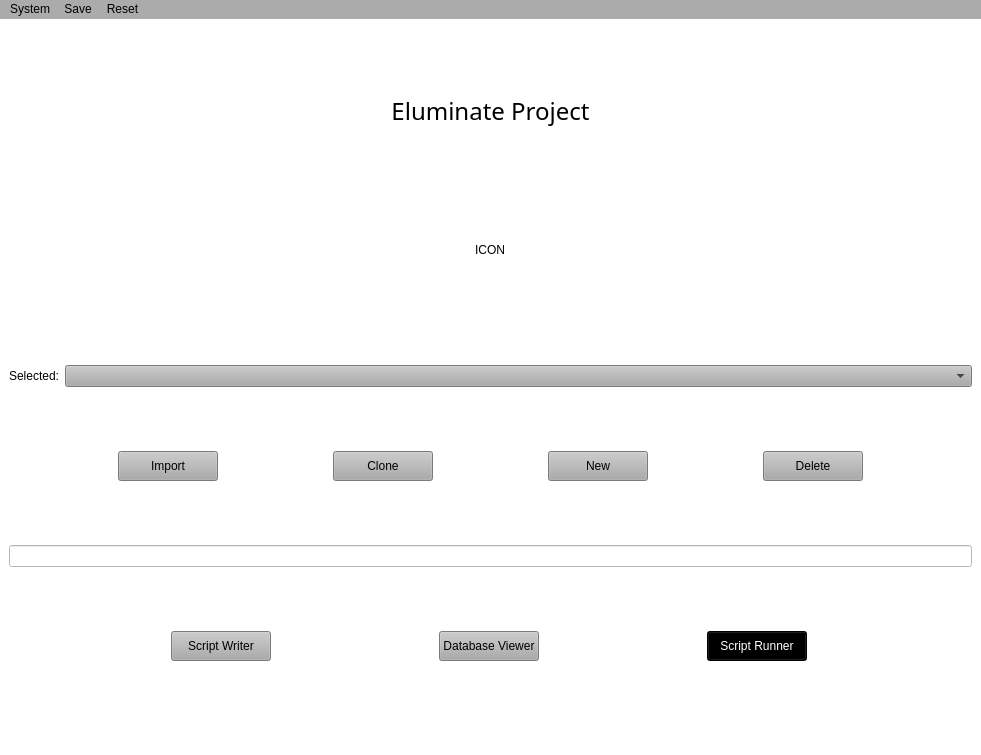
<?xml version="1.0" encoding="UTF-8"?>
<ui version="4.0">
 <class>MainWindow</class>
 <widget class="QMainWindow" name="MainWindow">
  <property name="geometry">
   <rect>
    <x>0</x>
    <y>0</y>
    <width>981</width>
    <height>755</height>
   </rect>
  </property>
  <property name="windowTitle">
   <string>MainWindow</string>
  </property>
  <property name="styleSheet">
   <string notr="true">background-color: rgb(255, 255, 255);
color: rgb(0, 0, 0);</string>
  </property>
  <widget class="QWidget" name="centralwidget">
   <layout class="QVBoxLayout" name="verticalLayout">
    <item>
     <widget class="QLabel" name="label_3">
      <property name="maximumSize">
       <size>
        <width>16777215</width>
        <height>50</height>
       </size>
      </property>
      <property name="font">
       <font>
        <family>Impact</family>
        <pointsize>18</pointsize>
        <weight>50</weight>
        <bold>false</bold>
       </font>
      </property>
      <property name="text">
       <string>Eluminate Project</string>
      </property>
      <property name="alignment">
       <set>Qt::AlignCenter</set>
      </property>
     </widget>
    </item>
    <item>
     <layout class="QHBoxLayout" name="horizontalLayout_5">
      <property name="bottomMargin">
       <number>1</number>
      </property>
      <item>
       <widget class="QLabel" name="label_2">
        <property name="maximumSize">
         <size>
          <width>100</width>
          <height>100</height>
         </size>
        </property>
        <property name="text">
         <string>ICON</string>
        </property>
        <property name="alignment">
         <set>Qt::AlignCenter</set>
        </property>
       </widget>
      </item>
     </layout>
    </item>
    <item>
     <layout class="QHBoxLayout" name="horizontalLayout_3">
      <item>
       <widget class="QLabel" name="label">
        <property name="maximumSize">
         <size>
          <width>50</width>
          <height>50</height>
         </size>
        </property>
        <property name="text">
         <string>Selected:</string>
        </property>
       </widget>
      </item>
      <item>
       <widget class="QComboBox" name="comboBox">
        <property name="styleSheet">
         <string notr="true">background-color: rgb(171, 171, 171);
selection-background-color: rgb(255, 255, 255);
selection-color: rgb(0, 0, 0);</string>
        </property>
       </widget>
      </item>
     </layout>
    </item>
    <item>
     <layout class="QHBoxLayout" name="horizontalLayout_2">
      <item>
       <widget class="QPushButton" name="pushButton">
        <property name="minimumSize">
         <size>
          <width>100</width>
          <height>20</height>
         </size>
        </property>
        <property name="maximumSize">
         <size>
          <width>25</width>
          <height>30</height>
         </size>
        </property>
        <property name="styleSheet">
         <string notr="true">background-color: rgb(171, 171, 171);</string>
        </property>
        <property name="text">
         <string>Import</string>
        </property>
       </widget>
      </item>
      <item>
       <widget class="QPushButton" name="pushButton_6">
        <property name="minimumSize">
         <size>
          <width>100</width>
          <height>20</height>
         </size>
        </property>
        <property name="maximumSize">
         <size>
          <width>25</width>
          <height>30</height>
         </size>
        </property>
        <property name="styleSheet">
         <string notr="true">background-color: rgb(171, 171, 171);
border-color: rgb(0, 0, 0);</string>
        </property>
        <property name="text">
         <string>Clone</string>
        </property>
       </widget>
      </item>
      <item>
       <widget class="QPushButton" name="pushButton_5">
        <property name="minimumSize">
         <size>
          <width>100</width>
          <height>20</height>
         </size>
        </property>
        <property name="maximumSize">
         <size>
          <width>25</width>
          <height>30</height>
         </size>
        </property>
        <property name="styleSheet">
         <string notr="true">background-color: rgb(171, 171, 171);
border-color: rgb(0, 0, 0);</string>
        </property>
        <property name="text">
         <string>New</string>
        </property>
       </widget>
      </item>
      <item>
       <widget class="QPushButton" name="pushButton_7">
        <property name="minimumSize">
         <size>
          <width>100</width>
          <height>20</height>
         </size>
        </property>
        <property name="maximumSize">
         <size>
          <width>25</width>
          <height>30</height>
         </size>
        </property>
        <property name="styleSheet">
         <string notr="true">background-color: rgb(171, 171, 171);</string>
        </property>
        <property name="text">
         <string>Delete</string>
        </property>
       </widget>
      </item>
     </layout>
    </item>
    <item>
     <layout class="QHBoxLayout" name="horizontalLayout_4">
      <item>
       <widget class="QLineEdit" name="lineEdit">
        <property name="enabled">
         <bool>false</bool>
        </property>
       </widget>
      </item>
     </layout>
    </item>
    <item>
     <layout class="QVBoxLayout" name="verticalLayout_2">
      <item>
       <layout class="QHBoxLayout" name="horizontalLayout">
        <item>
         <widget class="QPushButton" name="pushButton_3">
          <property name="minimumSize">
           <size>
            <width>100</width>
            <height>5</height>
           </size>
          </property>
          <property name="maximumSize">
           <size>
            <width>25</width>
            <height>30</height>
           </size>
          </property>
          <property name="styleSheet">
           <string notr="true">background-color: rgb(171, 171, 171);</string>
          </property>
          <property name="text">
           <string>Script Writer</string>
          </property>
         </widget>
        </item>
        <item>
         <widget class="QPushButton" name="pushButton_2">
          <property name="minimumSize">
           <size>
            <width>100</width>
            <height>5</height>
           </size>
          </property>
          <property name="maximumSize">
           <size>
            <width>25</width>
            <height>30</height>
           </size>
          </property>
          <property name="styleSheet">
           <string notr="true">background-color: rgb(171, 171, 171);</string>
          </property>
          <property name="text">
           <string>Database Viewer</string>
          </property>
         </widget>
        </item>
        <item>
         <widget class="QPushButton" name="pushButton_4">
          <property name="enabled">
           <bool>false</bool>
          </property>
          <property name="minimumSize">
           <size>
            <width>100</width>
            <height>5</height>
           </size>
          </property>
          <property name="maximumSize">
           <size>
            <width>25</width>
            <height>30</height>
           </size>
          </property>
          <property name="styleSheet">
           <string notr="true">color: rgb(255, 255, 255);
background-color: rgb(0, 0, 0);</string>
          </property>
          <property name="text">
           <string>Script Runner</string>
          </property>
         </widget>
        </item>
       </layout>
      </item>
     </layout>
    </item>
    <item>
     <layout class="QVBoxLayout" name="verticalLayout_3"/>
    </item>
   </layout>
  </widget>
  <widget class="QStatusBar" name="statusbar"/>
  <widget class="QMenuBar" name="menuBar">
   <property name="geometry">
    <rect>
     <x>0</x>
     <y>0</y>
     <width>981</width>
     <height>21</height>
    </rect>
   </property>
   <property name="styleSheet">
    <string notr="true">background-color: rgb(171, 171, 171);</string>
   </property>
   <widget class="QMenu" name="menuSystem">
    <property name="title">
     <string>System</string>
    </property>
    <addaction name="actionConfiguration"/>
    <addaction name="actionClose"/>
   </widget>
   <widget class="QMenu" name="menuSave">
    <property name="title">
     <string>Save</string>
    </property>
    <addaction name="actionSave_System_And_Project"/>
    <addaction name="actionSave_System"/>
    <addaction name="actionSave_Project"/>
   </widget>
   <widget class="QMenu" name="menuReset">
    <property name="title">
     <string>Reset</string>
    </property>
    <addaction name="actionReset_Sytem_And_Project"/>
    <addaction name="actionReset_Sytem"/>
    <addaction name="actionReset_Project"/>
   </widget>
   <addaction name="menuSystem"/>
   <addaction name="menuSave"/>
   <addaction name="menuReset"/>
  </widget>
  <action name="actionUpdate">
   <property name="text">
    <string>Update</string>
   </property>
  </action>
  <action name="actionClose">
   <property name="text">
    <string>Close</string>
   </property>
  </action>
  <action name="actionSave_System_And_Project">
   <property name="text">
    <string>Save System And Project</string>
   </property>
  </action>
  <action name="actionSave_System">
   <property name="text">
    <string>Save System</string>
   </property>
  </action>
  <action name="actionSave_Project">
   <property name="text">
    <string>Save Project</string>
   </property>
  </action>
  <action name="actionReset_Sytem_And_Project">
   <property name="text">
    <string>Reset Sytem And Project</string>
   </property>
  </action>
  <action name="actionReset_Sytem">
   <property name="text">
    <string>Reset Sytem</string>
   </property>
  </action>
  <action name="actionReset_Project">
   <property name="text">
    <string>Reset Project</string>
   </property>
  </action>
  <action name="actionConfiguration">
   <property name="text">
    <string>Configuration</string>
   </property>
  </action>
 </widget>
 <resources/>
 <connections/>
</ui>
